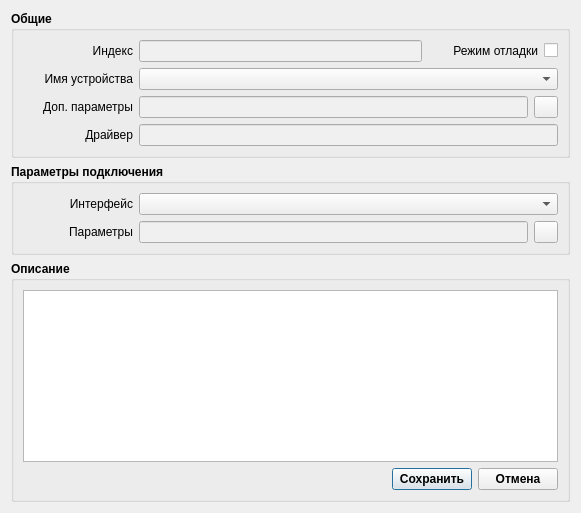
<?xml version="1.0" encoding="UTF-8"?>
<ui version="4.0">
 <class>SvDeviceDialog</class>
 <widget class="QDialog" name="SvDeviceDialog">
  <property name="geometry">
   <rect>
    <x>0</x>
    <y>0</y>
    <width>581</width>
    <height>513</height>
   </rect>
  </property>
  <property name="windowTitle">
   <string>Device</string>
  </property>
  <layout class="QVBoxLayout" name="verticalLayout_4">
   <item>
    <widget class="QGroupBox" name="gbGeneral">
     <property name="font">
      <font>
       <weight>75</weight>
       <bold>true</bold>
      </font>
     </property>
     <property name="title">
      <string>Общие</string>
     </property>
     <layout class="QVBoxLayout" name="verticalLayout">
      <item>
       <layout class="QHBoxLayout" name="layoutID">
        <item>
         <widget class="QLabel" name="lblID">
          <property name="sizePolicy">
           <sizepolicy hsizetype="Fixed" vsizetype="Preferred">
            <horstretch>0</horstretch>
            <verstretch>0</verstretch>
           </sizepolicy>
          </property>
          <property name="minimumSize">
           <size>
            <width>110</width>
            <height>0</height>
           </size>
          </property>
          <property name="maximumSize">
           <size>
            <width>80</width>
            <height>16777215</height>
           </size>
          </property>
          <property name="font">
           <font>
            <weight>50</weight>
            <bold>false</bold>
           </font>
          </property>
          <property name="text">
           <string>Индекс</string>
          </property>
          <property name="alignment">
           <set>Qt::AlignRight|Qt::AlignTrailing|Qt::AlignVCenter</set>
          </property>
         </widget>
        </item>
        <item>
         <widget class="QLineEdit" name="editID">
          <property name="sizePolicy">
           <sizepolicy hsizetype="Expanding" vsizetype="Fixed">
            <horstretch>0</horstretch>
            <verstretch>0</verstretch>
           </sizepolicy>
          </property>
          <property name="font">
           <font>
            <weight>50</weight>
            <bold>false</bold>
           </font>
          </property>
          <property name="styleSheet">
           <string notr="true">background-color: rgb(240, 240, 240);</string>
          </property>
          <property name="readOnly">
           <bool>true</bool>
          </property>
         </widget>
        </item>
        <item>
         <widget class="QLabel" name="lblBrand_2">
          <property name="sizePolicy">
           <sizepolicy hsizetype="Fixed" vsizetype="Preferred">
            <horstretch>0</horstretch>
            <verstretch>0</verstretch>
           </sizepolicy>
          </property>
          <property name="minimumSize">
           <size>
            <width>110</width>
            <height>0</height>
           </size>
          </property>
          <property name="maximumSize">
           <size>
            <width>80</width>
            <height>16777215</height>
           </size>
          </property>
          <property name="font">
           <font>
            <weight>50</weight>
            <bold>false</bold>
           </font>
          </property>
          <property name="text">
           <string>Режим отладки</string>
          </property>
          <property name="alignment">
           <set>Qt::AlignRight|Qt::AlignTrailing|Qt::AlignVCenter</set>
          </property>
         </widget>
        </item>
        <item>
         <widget class="QCheckBox" name="checkDebugMode">
          <property name="text">
           <string/>
          </property>
         </widget>
        </item>
       </layout>
      </item>
      <item>
       <layout class="QHBoxLayout" name="layoutDevName">
        <item>
         <widget class="QLabel" name="lblDevName">
          <property name="sizePolicy">
           <sizepolicy hsizetype="Fixed" vsizetype="Preferred">
            <horstretch>0</horstretch>
            <verstretch>0</verstretch>
           </sizepolicy>
          </property>
          <property name="minimumSize">
           <size>
            <width>110</width>
            <height>0</height>
           </size>
          </property>
          <property name="maximumSize">
           <size>
            <width>80</width>
            <height>16777215</height>
           </size>
          </property>
          <property name="font">
           <font>
            <weight>50</weight>
            <bold>false</bold>
           </font>
          </property>
          <property name="text">
           <string>Имя устройства</string>
          </property>
          <property name="alignment">
           <set>Qt::AlignRight|Qt::AlignTrailing|Qt::AlignVCenter</set>
          </property>
         </widget>
        </item>
        <item>
         <widget class="QComboBox" name="cbDevice">
          <property name="font">
           <font>
            <weight>50</weight>
            <bold>false</bold>
           </font>
          </property>
         </widget>
        </item>
       </layout>
      </item>
      <item>
       <layout class="QHBoxLayout" name="layoutBrand_3">
        <item>
         <widget class="QLabel" name="lblBrand_3">
          <property name="sizePolicy">
           <sizepolicy hsizetype="Fixed" vsizetype="Preferred">
            <horstretch>0</horstretch>
            <verstretch>0</verstretch>
           </sizepolicy>
          </property>
          <property name="minimumSize">
           <size>
            <width>110</width>
            <height>0</height>
           </size>
          </property>
          <property name="maximumSize">
           <size>
            <width>80</width>
            <height>16777215</height>
           </size>
          </property>
          <property name="font">
           <font>
            <weight>50</weight>
            <bold>false</bold>
           </font>
          </property>
          <property name="text">
           <string>Доп. параметры</string>
          </property>
          <property name="alignment">
           <set>Qt::AlignRight|Qt::AlignTrailing|Qt::AlignVCenter</set>
          </property>
         </widget>
        </item>
        <item>
         <widget class="QLineEdit" name="editDeviceParams">
          <property name="font">
           <font>
            <weight>50</weight>
            <bold>false</bold>
           </font>
          </property>
          <property name="styleSheet">
           <string notr="true">background-color: rgb(240, 240, 240);</string>
          </property>
          <property name="readOnly">
           <bool>true</bool>
          </property>
         </widget>
        </item>
        <item>
         <widget class="QPushButton" name="bnEditConnectionParams_2">
          <property name="maximumSize">
           <size>
            <width>24</width>
            <height>16777215</height>
           </size>
          </property>
          <property name="text">
           <string/>
          </property>
          <property name="icon">
           <iconset>
            <normaloff>:/munich/icons/munich-icons/ico/blue/project_kp.ico</normaloff>:/munich/icons/munich-icons/ico/blue/project_kp.ico</iconset>
          </property>
         </widget>
        </item>
       </layout>
      </item>
      <item>
       <layout class="QHBoxLayout" name="layoutDevName_4">
        <item>
         <widget class="QLabel" name="lblDevName_4">
          <property name="sizePolicy">
           <sizepolicy hsizetype="Fixed" vsizetype="Preferred">
            <horstretch>0</horstretch>
            <verstretch>0</verstretch>
           </sizepolicy>
          </property>
          <property name="minimumSize">
           <size>
            <width>110</width>
            <height>0</height>
           </size>
          </property>
          <property name="maximumSize">
           <size>
            <width>80</width>
            <height>16777215</height>
           </size>
          </property>
          <property name="font">
           <font>
            <weight>50</weight>
            <bold>false</bold>
           </font>
          </property>
          <property name="text">
           <string>Драйвер</string>
          </property>
          <property name="alignment">
           <set>Qt::AlignRight|Qt::AlignTrailing|Qt::AlignVCenter</set>
          </property>
         </widget>
        </item>
        <item>
         <widget class="QLineEdit" name="editDriverName">
          <property name="sizePolicy">
           <sizepolicy hsizetype="Expanding" vsizetype="Fixed">
            <horstretch>0</horstretch>
            <verstretch>0</verstretch>
           </sizepolicy>
          </property>
          <property name="font">
           <font>
            <weight>50</weight>
            <bold>false</bold>
           </font>
          </property>
          <property name="styleSheet">
           <string notr="true">background-color: rgb(240, 240, 240);</string>
          </property>
          <property name="readOnly">
           <bool>true</bool>
          </property>
         </widget>
        </item>
       </layout>
      </item>
     </layout>
    </widget>
   </item>
   <item>
    <widget class="QGroupBox" name="gbGeneral_2">
     <property name="font">
      <font>
       <weight>75</weight>
       <bold>true</bold>
      </font>
     </property>
     <property name="title">
      <string>Параметры подключения</string>
     </property>
     <layout class="QVBoxLayout" name="verticalLayout_2">
      <item>
       <layout class="QHBoxLayout" name="layoutID_3">
        <item>
         <widget class="QLabel" name="lblID_3">
          <property name="sizePolicy">
           <sizepolicy hsizetype="Fixed" vsizetype="Preferred">
            <horstretch>0</horstretch>
            <verstretch>0</verstretch>
           </sizepolicy>
          </property>
          <property name="minimumSize">
           <size>
            <width>110</width>
            <height>0</height>
           </size>
          </property>
          <property name="maximumSize">
           <size>
            <width>80</width>
            <height>16777215</height>
           </size>
          </property>
          <property name="font">
           <font>
            <weight>50</weight>
            <bold>false</bold>
           </font>
          </property>
          <property name="text">
           <string>Интерфейс</string>
          </property>
          <property name="alignment">
           <set>Qt::AlignRight|Qt::AlignTrailing|Qt::AlignVCenter</set>
          </property>
         </widget>
        </item>
        <item>
         <widget class="QComboBox" name="cbIfc">
          <property name="font">
           <font>
            <weight>50</weight>
            <bold>false</bold>
           </font>
          </property>
         </widget>
        </item>
       </layout>
      </item>
      <item>
       <layout class="QHBoxLayout" name="layoutBrand">
        <item>
         <widget class="QLabel" name="lblBrand">
          <property name="sizePolicy">
           <sizepolicy hsizetype="Fixed" vsizetype="Preferred">
            <horstretch>0</horstretch>
            <verstretch>0</verstretch>
           </sizepolicy>
          </property>
          <property name="minimumSize">
           <size>
            <width>110</width>
            <height>0</height>
           </size>
          </property>
          <property name="maximumSize">
           <size>
            <width>80</width>
            <height>16777215</height>
           </size>
          </property>
          <property name="font">
           <font>
            <weight>50</weight>
            <bold>false</bold>
           </font>
          </property>
          <property name="text">
           <string>Параметры</string>
          </property>
          <property name="alignment">
           <set>Qt::AlignRight|Qt::AlignTrailing|Qt::AlignVCenter</set>
          </property>
         </widget>
        </item>
        <item>
         <widget class="QLineEdit" name="editConnectionParams">
          <property name="font">
           <font>
            <weight>50</weight>
            <bold>false</bold>
           </font>
          </property>
          <property name="styleSheet">
           <string notr="true">background-color: rgb(240, 240, 240);</string>
          </property>
          <property name="readOnly">
           <bool>true</bool>
          </property>
         </widget>
        </item>
        <item>
         <widget class="QPushButton" name="bnEditConnectionParams">
          <property name="maximumSize">
           <size>
            <width>24</width>
            <height>16777215</height>
           </size>
          </property>
          <property name="text">
           <string/>
          </property>
          <property name="icon">
           <iconset>
            <normaloff>:/munich/icons/munich-icons/ico/blue/project_kp.ico</normaloff>:/munich/icons/munich-icons/ico/blue/project_kp.ico</iconset>
          </property>
         </widget>
        </item>
       </layout>
      </item>
     </layout>
    </widget>
   </item>
   <item>
    <widget class="QGroupBox" name="groupBox">
     <property name="font">
      <font>
       <weight>75</weight>
       <bold>true</bold>
      </font>
     </property>
     <property name="title">
      <string>Описание</string>
     </property>
     <layout class="QVBoxLayout" name="verticalLayout_3">
      <item>
       <widget class="QTextEdit" name="textDescription">
        <property name="font">
         <font>
          <weight>50</weight>
          <bold>false</bold>
         </font>
        </property>
       </widget>
      </item>
      <item>
       <layout class="QHBoxLayout" name="layoutButtons">
        <item>
         <spacer name="hSpacerButtons">
          <property name="orientation">
           <enum>Qt::Horizontal</enum>
          </property>
          <property name="sizeType">
           <enum>QSizePolicy::Expanding</enum>
          </property>
          <property name="sizeHint" stdset="0">
           <size>
            <width>40</width>
            <height>20</height>
           </size>
          </property>
         </spacer>
        </item>
        <item>
         <widget class="QPushButton" name="bnSave">
          <property name="sizePolicy">
           <sizepolicy hsizetype="Fixed" vsizetype="Fixed">
            <horstretch>0</horstretch>
            <verstretch>0</verstretch>
           </sizepolicy>
          </property>
          <property name="maximumSize">
           <size>
            <width>80</width>
            <height>16777215</height>
           </size>
          </property>
          <property name="text">
           <string>Сохранить</string>
          </property>
          <property name="default">
           <bool>true</bool>
          </property>
         </widget>
        </item>
        <item>
         <widget class="QPushButton" name="bnCancel">
          <property name="sizePolicy">
           <sizepolicy hsizetype="Fixed" vsizetype="Fixed">
            <horstretch>0</horstretch>
            <verstretch>0</verstretch>
           </sizepolicy>
          </property>
          <property name="maximumSize">
           <size>
            <width>80</width>
            <height>16777215</height>
           </size>
          </property>
          <property name="text">
           <string>Отмена</string>
          </property>
         </widget>
        </item>
       </layout>
      </item>
     </layout>
    </widget>
   </item>
  </layout>
 </widget>
 <tabstops>
  <tabstop>bnSave</tabstop>
  <tabstop>bnCancel</tabstop>
  <tabstop>textDescription</tabstop>
  <tabstop>editID</tabstop>
 </tabstops>
 <resources/>
 <connections/>
</ui>
